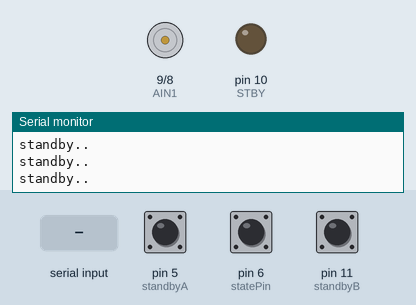
Recording of a sketch running on a simulated Arduino Uno, built with avr-gcc and run on an emulated ATmega328P. Parts: motor-driver pin pairs drawn as motors (green arrow = first pin HIGH = forward, orange = second pin HIGH = backward, longer = more drive, scaled by the enable pin, stopped while the standby pin is LOW), output pins drawn as LEDs (lit = HIGH), the last lines printed to the serial monitor. The test bench sets the inputs (shaded band); at power-on: pin 6 (statePin) HIGH, pin 5 (standbyA) HIGH, pin 11 (standbyB) HIGH.

Above: at 1.2 s.
1.3 s: pin 6 (statePin) pulled LOW for 0.15 s
At 2.5 s:
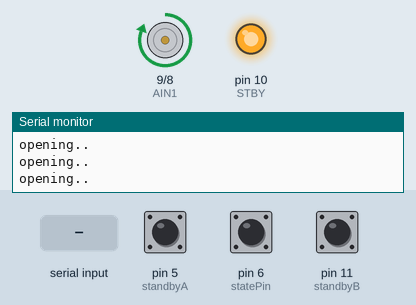
2.9 s: pin 5 (standbyA) pulled LOW for 0.15 s
At 4.0 s:
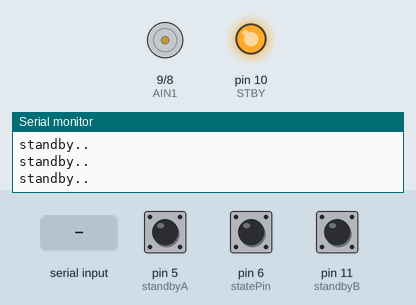
4.5 s: "2" received over Serial
At 5.7 s:
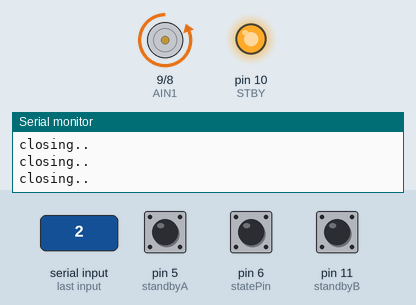
6.0 s: pin 11 (standbyB) pulled LOW for 0.15 s
At 6.5 s:
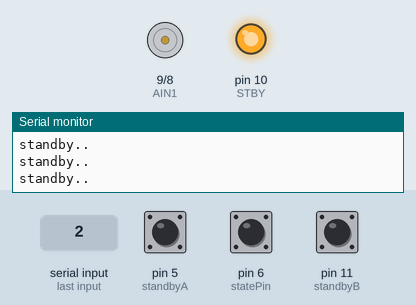
13.1 s: "1" received over Serial
At 14.5 s:
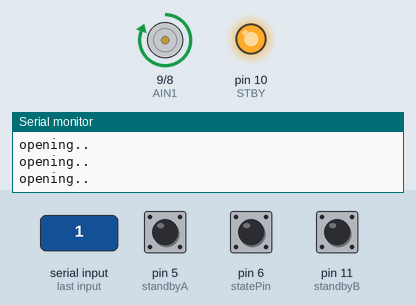
Timing chart, 0 to 16.1 s (numbered marks = the images above; inputs shaded):
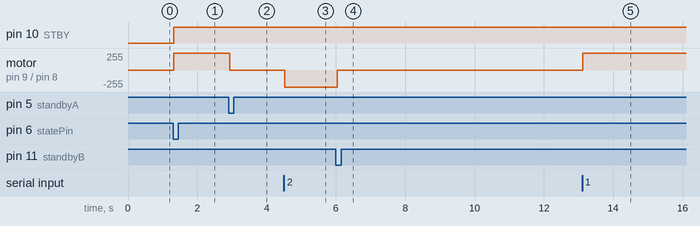

The sketch:

CookieActuator.ino
```cpp
char val; // Data received from the serial port
char lastVal; // Data received from the serial port

//motor A connected between A01 and A02
//motor B connected between B01 and B02

int STBY = 10; //standbyA

//Motor A
int PWMA = 3; //Speed control
int AIN1 = 9; //Direction
int AIN2 = 8; //Direction

//Motor B
//int PWMB = 5; //Speed control
//int BIN1 = 11; //Direction
//int BIN2 = 12; //Direction

// SWITCH
const int standbyA = 5;
const int standbyB = 11;
const int statePin = 6;

int switchStateA = 0;
int switchStateB = 0;
int stateState = 0;
int lastswitchStateA = 0;
int lastswitchStateB = 0;
int laststateState = 0;

int moveUp = 0;
bool standby = true;
bool opening = false;
bool closing = false;
int state = 0;

void setup() {
  Serial.begin(9600);
  pinMode(STBY, OUTPUT);

  pinMode(PWMA, OUTPUT);
  pinMode(AIN1, OUTPUT);
  pinMode(AIN2, OUTPUT);

  pinMode(standbyA, INPUT_PULLUP);
  pinMode(standbyB, INPUT_PULLUP);
  pinMode(statePin, INPUT_PULLUP);
  //
  //pinMode(PWMB, OUTPUT);
  //pinMode(BIN1, OUTPUT);
  //pinMode(BIN2, OUTPUT);
}

void loop() {

  switchStateA = digitalRead(standbyA);
  switchStateB = digitalRead(standbyB);
  stateState = digitalRead(statePin );

  //Serial.println("Switch A :" + switchStateA);
  //Serial.println("Switch B :" + switchStateB);

  if (standby) {
    stop();
    Serial.println("standby..");
  }
  if (opening) {
    move(1, 255, 1); //motor 1, full speed, left
    Serial.println("opening..");
  }
  if (closing) {
    move(1, 255, 0); //motor 1, full speed, left
    Serial.println("closing..");
  }

  if (switchStateA != lastswitchStateA ) {
    //THERE IS CHANGE
    if (switchStateA == LOW ) {
      standby = true;
      opening = false;
      closing = false;
      state = 0;
      Serial.println("stopping..");
    }
  }
  lastswitchStateA =  switchStateA;

  if (switchStateB != lastswitchStateB ) {
    //THERE IS CHANGE
    if (switchStateB == LOW ) {
      standby = true;
      opening = false;
      closing = false;
      state = 0;
      Serial.println("stopping..");
    }
  }
  lastswitchStateB =  switchStateB;


  if (stateState != laststateState ) {
    //THERE IS CHANGE
    //THIS BUTTON SIMULATES TRIGGER
    if (stateState == LOW ) {
      state++;
      if (state % 3 == 0) {
        standby = true;
        opening = false;
        closing = false;
      }
      else if (state % 3 == 1) {
        standby = false;
        opening = true;
        closing = false;
      }
      else if (state % 3 == 2) {
        standby = false;
        opening = false;
        closing = true;
      }
      Serial.println("ButtonB");
    }
  }
  laststateState =  stateState;

  if (Serial.available())
  { // If data is available to read,
    val = Serial.read(); // read it and store it in val
    //Serial.println("UP");
  }
  if (val != lastVal) {
    //1 IS FOR OPENING
    if (val == '1')
    { // If 1 was received
      standby = false;
      opening = true;
      closing = false;
      //2 IS FOR CLOSING
    } else if (val == '2') {
      standby = false;
      opening = false;
      closing = true;
    }
    //3 IS FOR STANDBY
    else if (val == '3') {
      standby = true;
      opening = false;
      closing = false;
    }
    Serial.println(val);
    delay(10); // Wait 10 milliseconds for next reading
  }
  lastVal = val;
}

void move(int motor, int speed, int direction) {
  //Move specific motor at speed and direction
  //motor: 0 for B 1 for A
  //speed: 0 is off, and 255 is full speed
  //direction: 0 clockwise, 1 counter-clockwise

  digitalWrite(STBY, HIGH); //disable standbyA

  boolean inPin1 = LOW;
  boolean inPin2 = HIGH;

  if (direction == 1) {
    inPin1 = HIGH;
    inPin2 = LOW;
  }

  if (motor == 1) {
    digitalWrite(AIN1, inPin1);
    digitalWrite(AIN2, inPin2);
    analogWrite(PWMA, speed);
  }

}

void stop() {
  //enable standbyA
  //digitalWrite(STBY, LOW);
  digitalWrite(AIN1, LOW);
  digitalWrite(AIN2, LOW);
  //delay(5000);
}
```

Measured:
- after the input at 1.3 s, pin 10 (STBY): LOW → HIGH at once; motor on pin 9 (AIN1) / pin 8 (AIN2): stopped → forward 255/255 at once
- after the input at 2.9 s, motor on pin 9 (AIN1) / pin 8 (AIN2): forward 255/255 → stopped at once
- after the input at 4.5 s, motor on pin 9 (AIN1) / pin 8 (AIN2): stopped → backward 255/255 at once
- after the input at 6.0 s, motor on pin 9 (AIN1) / pin 8 (AIN2): backward 255/255 → stopped at once
- after the input at 13.1 s, motor on pin 9 (AIN1) / pin 8 (AIN2): stopped → forward 255/255 at once
